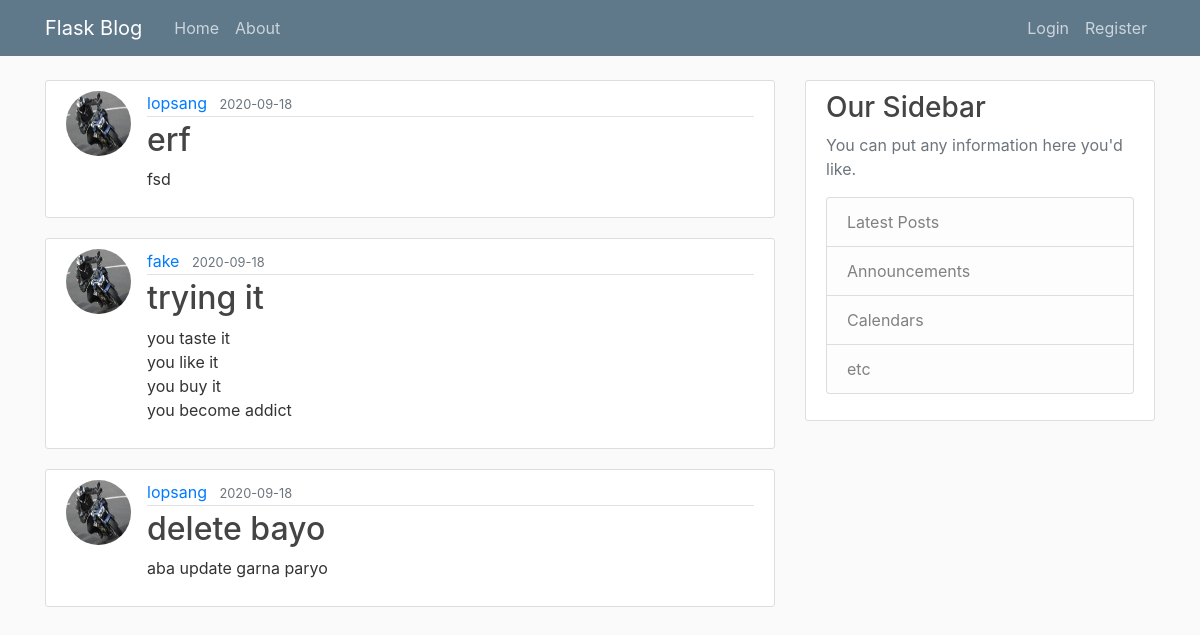
Page /home on the earlier database version.
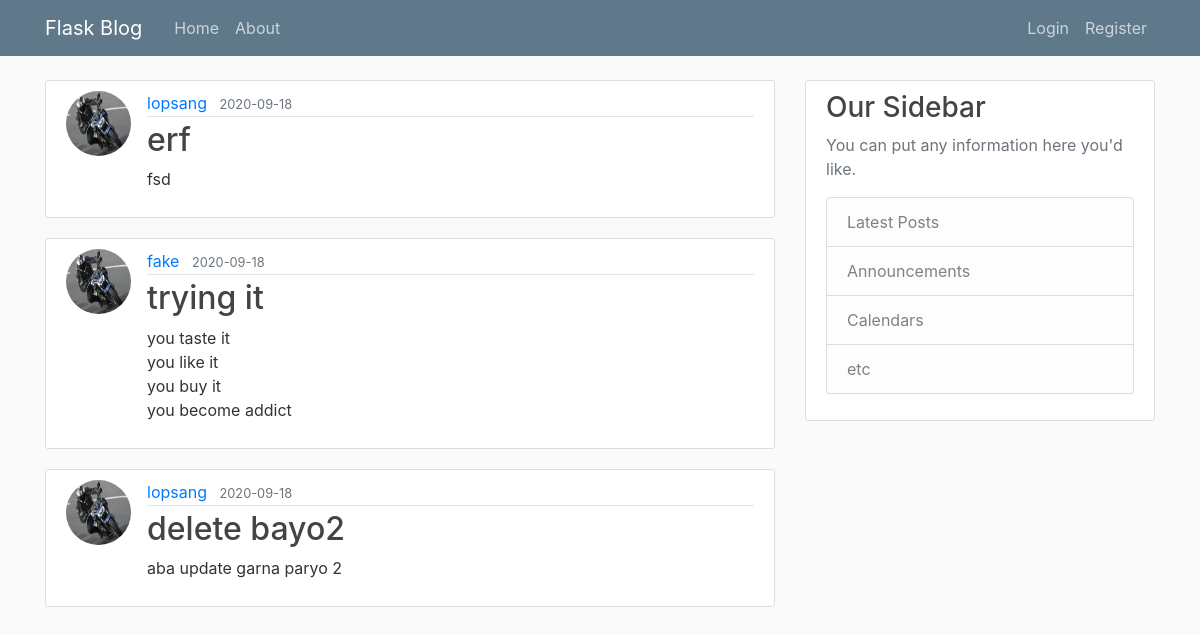
Same page on the later database version.
### flaskblog/models.py (models this page shows, shortened)
class Post(db.Model):
    id = db.Column(db.Integer, primary_key=True)
    title = db.Column(db.String(100), nullable=False)
    date_posted = db.Column(db.DateTime, nullable=False, default=datetime.utcnow)
    content = db.Column(db.Text, nullable=False)
    user_id = db.Column(db.Integer, db.ForeignKey('user.id'), nullable=False)

class User(db.Model, UserMixin):
    id = db.Column(db.Integer, primary_key=True)
    username = db.Column(db.String(20), unique=True, nullable=False)
    email = db.Column(db.String(120), unique=True, nullable=False)
    image_file = db.Column(db.String(20), nullable=False, default='default.jpg')
    password = db.Column(db.String(60), nullable=False)
    posts = db.relationship('Post', backref='author', lazy=True)

### flaskblog/routes.py (the view)
@app.route("/")
@app.route("/home")
def home():
    posts = Post.query.all()
    return render_template('home.html', posts=posts)

### flaskblog/templates/home.html
{% extends "layout.html" %}
{% block content %}
    {% for post in posts %}
        <article class="media content-section">
          <img class="rounded-circle article-img" src="{{ url_for('static', filename='profile_pics/' + post.author.image_file) }}">
          <div class="media-body">
            <div class="article-metadata">
              <a class="mr-2" href="#">{{ post.author.username }}</a>
              <small class="text-muted">{{ post.date_posted.strftime('%Y-%m-%d') }}</small>
            </div>
            <h2><a class="article-title" href="{{ url_for('post', post_id=post.id) }}">{{ post.title }}</a></h2>
            <p class="article-content">{{ post.content }}</p>
          </div>
        </article>
    {% endfor %}
{% endblock content %}

Differences in the rows shown:
changed Post: title "delete bayo" → "delete bayo2"; content "aba update garna paryo" → "aba update garna paryo 2"
